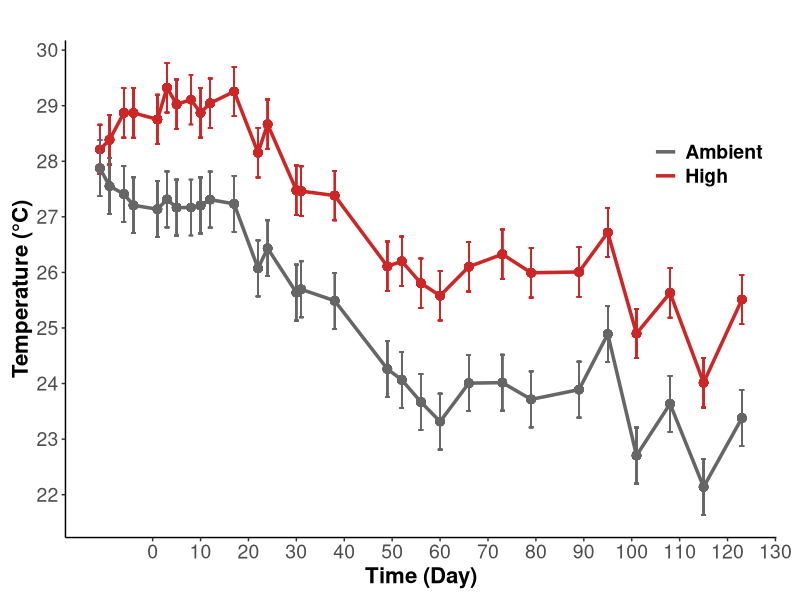
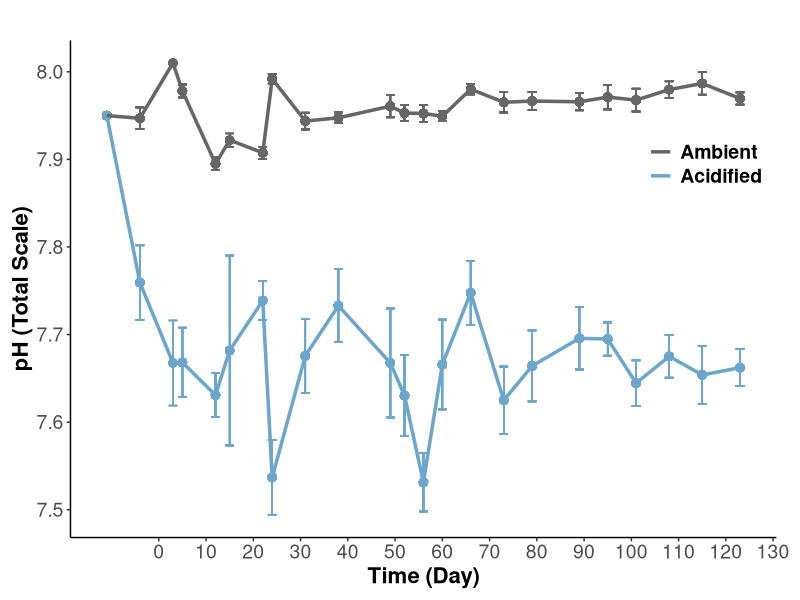
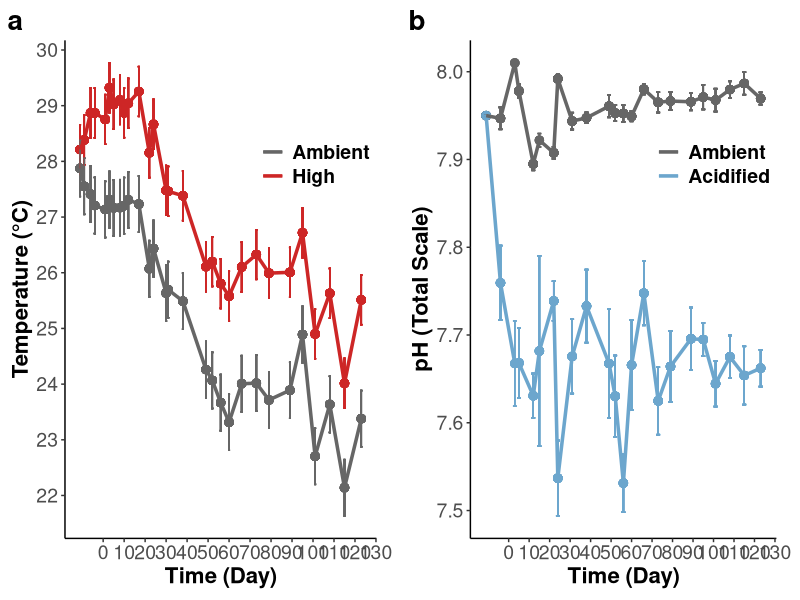

Here is the R script that generated these plots, in order: (Note: this script raises an error after producing the figures.)
## ---- chunk 1
rm(list=ls(all=TRUE))
results <- read.csv("Data/Urchin_ClimateChange_Data.csv", header=T, na.strings="NA")

library("tidyverse")
library("lme4") #linear mixed modeling
library("lmtest") #linear mixed modeling
library("lmerTest") #calculate p-values in models
library("car") #levenes tests
library("emmeans") #post-hoc tests
library("lsmeans") #post-hoc tests
library("plotrix") #calculate std.error
library("dplyr") 
library("cowplot") #grid plotting 
## ---- chunk 2

tempsummary<-results %>% 
  select("Day", "Temperature", "Temp") %>%
  drop_na(Temp) %>%
  group_by(Day, Temperature) %>%
  mutate(meanT = mean(Temp)) %>%
  group_by(Temperature) %>% 
  mutate(sd = sd(Temp)) %>%
  mutate(se = sd/sqrt(12)) 
  
  
tempplot<-ggplot(data=tempsummary, aes(Day, meanT, color = Temperature)) +
    geom_point(size = 2.5, show.legend=FALSE) +
    geom_errorbar(aes(ymin = meanT-se, ymax = meanT+se)) +
    geom_line(size=1.2) +
    scale_x_continuous(name="Time (Day)", breaks = seq(0,130, by = 10)) +
    scale_y_continuous(name="Temperature (°C)", breaks = seq(20,30, by = 1)) +
    scale_shape_discrete(name = NULL,
                         labels = c("Ambient", "High"))+
    scale_color_manual(name = NULL,
                       values = c("gray40", "firebrick3"),
                       labels = c("Ambient", "High")) +
    ggtitle("")+
    theme_classic() +
    theme(plot.margin=unit(c(0.3,0.6,0.3,0.3), "cm"))+
    theme(legend.margin = margin(0), 
          legend.position = c(.98,.8), 
          legend.justification = c("right", "top"),
          legend.background = element_blank(), 
          axis.title = element_text(size = 16, face="bold"),
          axis.text = element_text(size = 14), 
          plot.title = element_text(size=16, face="bold"),
          legend.text = element_text(size=14, face="bold"));tempplot
## ---- chunk 3

pHsummary<-results %>% 
  select("Day","pH", "pHspec") %>%
  drop_na(pHspec) %>%
  group_by(Day, pH) %>%
  mutate(meanpH = mean(pHspec)) %>%
  group_by(pH, meanpH) %>% 
  mutate(sd = sd(pHspec)) %>%
  mutate(se = sd/sqrt(12)) 
  
  
pHplot<-ggplot(data=pHsummary, aes(Day, meanpH, color = pH)) +
    geom_point(size = 2.5, show.legend=FALSE) +
    geom_errorbar(aes(ymin = meanpH-sd, ymax = meanpH+sd)) +
    geom_line(size=1.2) +
    scale_x_continuous(name="Time (Day)", breaks = seq(0,130, by = 10)) +
    scale_y_continuous(name="pH (Total Scale)", breaks = seq(7.5,8.1, by = .1)) +
    scale_shape_discrete(name = NULL,
                         labels = c("Low pH", "High pH"))+
    scale_color_manual(name = NULL,
                       values = c("skyblue3", "gray40"),
                       labels = c("Acidified", "Ambient"),
                       guide = guide_legend(reverse = TRUE)) +
    ggtitle("")+
    theme_classic() +
    theme(plot.margin=unit(c(0.3,0.6,0.3,0.3), "cm"))+
    theme(legend.margin = margin(0), 
          legend.position = c(.98,.8), 
          legend.justification = c("right", "top"),
          legend.background = element_blank(), 
          axis.title = element_text(size = 16, face="bold"),
          axis.text = element_text(size = 14), 
          plot.title = element_text(size=16, face="bold"),
          legend.text = element_text(size=14, face="bold"));pHplot
## ---- chunk 4

#Make plots in horizontal line with proper labeling of a and b

treatmentfig1<-plot_grid(tempplot, pHplot, labels = c("a", "b"), ncol=2, nrow=1, rel_heights= c(1,1), rel_widths = c(1,1), label_size = 20, label_y=1, align="h");treatmentfig1

ggsave(filename="Figures/20200611/TreatmentFig1.png", plot=treatmentfig1, dpi=300, width=16, height=6, units="in")

## ---- chunk 5
#### Growth Interaction Plot
##May need to adjust the p value for temp depending on which Anova() or anova() we use...

growthsummary<-results %>% 
  filter(Day==126) %>%
  select("pH", "Temperature","Growth") %>%
  drop_na(Growth) %>% 
  mutate(meanPct = Growth*100) %>%
  group_by(pH, Temperature) %>%
  summarise(mean = mean(meanPct), 
            N = length(meanPct),
            se = std.error(meanPct))
   
  
growthplot<-ggplot(data=growthsummary, aes(x=Temperature, y=mean, color = pH, group=interaction(Temperature,pH))) +
    geom_point(size = 3,  position=position_dodge(0.1)) +
    geom_line(aes(group=pH),  position=position_dodge(0.1)) +
    xlab("Temperature Treatment") +
    ylab("Total Growth (%)")+
    geom_errorbar(aes(ymin = mean-se, ymax = mean+se, width = 0.1), position=position_dodge(0.1)) +
    theme_bw() + 
    scale_x_discrete(limits=c("ambient", "heated"), 
                     label=c("Ambient", "High"))+
    scale_colour_manual(name = "pH Treatment",
                        values = c("skyblue3", "gray40"),
                        labels = c("Ambient", "Acidified")) +
    geom_text(x=1.5, y=125, label="p(pH)=0.61", size=6, color="darkgray") + 
    geom_text(x=1.5, y=100, label="p(Temperature)=0.04", size=6, color="black") + 
    geom_text(x=1.5, y=75, label="p(Interaction)=0.47", size=6, color="darkgray") + 
    ylim(0,450)+
    theme_classic()+
    theme(legend.position = "right", 
          legend.background = element_blank(), 
          axis.title = element_text(size = 16, face="bold"),
          axis.text = element_text(size = 14), 
          plot.title = element_text(size=16, face="bold"),
          legend.text = element_text(size=14), 
          legend.title = element_text(size=16, face="bold"));growthplot

#ggsave(filename="Figures/20200611/GrowthFig.png", plot=growthplot, dpi=300, width=8, height=6, units="in")

## ---- chunk 6
#### Tip and base calcification ratios

#base
basesummary<-results %>% 
  select("Temperature","pH","RatioSEM", "PartOfSpine") %>%
  filter(PartOfSpine=="Base")%>%
  drop_na(RatioSEM) %>% 
  group_by(pH, Temperature, PartOfSpine) %>%
  summarize(mean = mean(RatioSEM), se = std.error(RatioSEM), N = length(RatioSEM))
  
baseplot<- ggplot(data=basesummary, aes(x=Temperature, y=mean, color = pH, group=interaction(Temperature,pH))) +
    geom_point(size = 3,  position=position_dodge(0.1)) +
    geom_line(aes(group=pH),  position=position_dodge(0.1)) +
    xlab("Temperature Treatment") +
    ylab("Spine Base Calcification Ratio")+
    ylim(1,3.5)+
    geom_errorbar(aes(ymin = mean-se, ymax = mean+se, width = 0.1), position=position_dodge(0.1)) +
    theme_bw() + 
    scale_x_discrete(limits=c("ambient", "heated"), 
                     label=c("Ambient", "High"))+
    scale_colour_manual(name = "pH Treatment",
                        values = c("skyblue3", "gray40"),
                        labels = c("Acidified", "Ambient")) +
    geom_text(x=1.5, y=1.6, label="p(pH)=0.002", size=6, color="black") + 
    geom_text(x=1.5, y=1.4, label="p(Temperature)=0.16", size=6, color="darkgray") + 
    geom_text(x=1.5, y=1.2, label="p(Interaction)=0.54", size=6, color="darkgray") + 
    theme_classic()+
    theme(legend.position = "right", 
          legend.background = element_blank(), 
          axis.title = element_text(size = 16, face="bold"),
          axis.text = element_text(size = 14), 
          plot.title = element_text(size=16, face="bold"),
          legend.text = element_text(size=14), 
          legend.title = element_text(size=16, face="bold"));baseplot

ggsave(filename="Figures/20200611/BaseCalcificationFig.png", plot=baseplot, dpi=300, width=8, height=6, units="in")

#tip
tipsummary<-results %>% 
  select("Temperature","pH","RatioSEM", "PartOfSpine") %>%
  filter(PartOfSpine=="Tip")%>%
  drop_na(RatioSEM) %>% 
  group_by(pH, Temperature, PartOfSpine) %>%
  summarize(mean = mean(RatioSEM), se = std.error(RatioSEM), N = length(RatioSEM))

tipplot<-ggplot(data=tipsummary, aes(x=Temperature, y=mean, color = pH, group=interaction(Temperature,pH))) +
    geom_point(size = 3,  position=position_dodge(0.1)) +
    geom_line(aes(group=pH),  position=position_dodge(0.1)) +
    xlab("Temperature Treatment") +
    ylab("Spine Tip Calcification Ratio")+
    ylim(1,3.5)+
    geom_errorbar(aes(ymin = mean-se, ymax = mean+se, width = 0.1), position=position_dodge(0.1)) +
    theme_bw() + 
    scale_x_discrete(limits=c("ambient", "heated"), 
                     label=c("Ambient", "High"))+
    scale_colour_manual(name = "pH Treatment",
                        values = c("skyblue3", "gray40"),
                        labels = c("Acidified", "Ambient")) +
    geom_text(x=1.5, y=3.0, label="p(pH)=0.44", size=6, color="darkgray") + 
    geom_text(x=1.5, y=2.8, label="p(Temperature)=0.39", size=6, color="darkgray") + 
    geom_text(x=1.5, y=2.6, label="p(Interaction)=0.09", size=6, color="darkgray") + 
    theme_classic()+
    theme(legend.position = "none", #removed the legend for the tip, so when we align them horizontally we only have one legend.
          legend.background = element_blank(), 
          axis.title = element_text(size = 16, face="bold"),
          axis.text = element_text(size = 14), 
          plot.title = element_text(size=16, face="bold"),
          legend.text = element_text(size=14), 
          legend.title = element_text(size=16, face="bold"));tipplot

#ggsave(filename="Figures/20200611/TipCalcificationFig.png", plot=tipplot, dpi=300, width=8, height=6, units="in")
## ---- chunk 7

#Make plots of calcification at tip and base in horizontal line with proper labeling of a and b
#removed legend on the tip, so they can share the same one. But now they are different sizes...

calcificationfig1<-plot_grid(tipplot, baseplot, labels = c("a", "b"), ncol=2, nrow=1, rel_heights= c(1,1), rel_widths = c(1,1), label_size = 20, label_y=1, align="h");calcificationfig1

ggsave(filename="Figures/20200611/CalcificationFig1.png", plot=calcificationfig1, dpi=300, width=16, height=6, units="in")

## ---- chunk 8

length_summary<-results %>% 
  select("Temperature","pH","RatioLength", "Chosen") %>%
  drop_na(RatioLength) %>%
  mutate(Ratio = RatioLength/2) %>% 
  filter(Chosen == "yes") %>% 
  group_by(pH, Temperature) %>%
  summarize(mean = mean(Ratio), se = std.error(Ratio), N = length(Ratio))

  lengthplot<-ggplot(data=length_summary, aes(x=Temperature, y=mean, color = pH, group=interaction(Temperature,pH))) +
    geom_point(size = 3,  position=position_dodge(0.1)) +
    geom_line(aes(group=pH),  position=position_dodge(0.1)) +
    xlab("Temperature Treatment") +
    ylab("Spine Length : Diameter")+
    geom_errorbar(aes(ymin = mean-se, ymax = mean+se, width = 0.1), position=position_dodge(0.1)) +
    ylim(10,20) +
    theme_bw() + 
    geom_text(x=1.5, y=12.5, label="p(pH)=0.05", size=6, color="darkgray") + 
    geom_text(x=1.5, y=12, label="p(Temperature)=0.20", size=6, color="darkgray") + 
    geom_text(x=1.5, y=11.5, label="p(Interaction)=0.93", size=6, color="darkgray") + 
    scale_x_discrete(limits=c("ambient", "heated"), 
                     label=c("Ambient", "High"))+
    scale_colour_manual(name = "pH Treatment",
                        values = c("skyblue3", "gray40"),
                        labels = c("Acidified", "Ambient")) +
    #ylim(250,450)+
    theme_classic()+
    theme(legend.position = "right", 
          legend.background = element_blank(), 
          axis.title = element_text(size = 16, face="bold"),
          axis.text = element_text(size = 14), 
          plot.title = element_text(size=16, face="bold"),
          legend.text = element_text(size=14), 
          legend.title = element_text(size=16, face="bold"));lengthplot

ggsave(filename="Figures/20200611/LengthFig.png", plot=lengthplot, dpi=300, width=8, height=6, units="in")
## ---- chunk 9

droppedsummary<-results %>% 
  select("Temperature","pH","SpineCount") %>%
  drop_na(SpineCount) %>% 
  group_by(pH, Temperature) %>%
  summarize(mean = mean(SpineCount), se = std.error(SpineCount), N = length(SpineCount))

  dropplot<-ggplot(data=droppedsummary, aes(x=Temperature, y=mean, color = pH, group=interaction(Temperature,pH))) +
    geom_point(size = 3,  position=position_dodge(0.1)) +
    geom_line(aes(group=pH),  position=position_dodge(0.1)) +
    xlab("Temperature Treatment") +
    ylab("Dropped Spines")+
    geom_errorbar(aes(ymin = mean-se, ymax = mean+se, width = 0.1), position=position_dodge(0.1)) +
    ylim(0,30) +
    theme_bw() + 
    scale_x_discrete(limits=c("ambient", "heated"), 
                     label=c("Ambient", "High"))+
    scale_colour_manual(name = "pH Treatment",
                        values = c("skyblue3", "gray40"),
                        labels = c("Acidified", "Ambient")) +
    geom_text(x=1.5, y=11, label="p(pH)<0.001", size=6, color="black") + 
    geom_text(x=1.5, y=9, label="p(Temperature)=0.91", size=6, color="darkgray") + 
    geom_text(x=1.5, y=7, label="p(Interaction)=0.83", size=6, color="darkgray") +
    theme_classic()+
    theme(legend.position = "right", 
          legend.background = element_blank(), 
          axis.title = element_text(size = 16, face="bold"),
          axis.text = element_text(size = 14), 
          plot.title = element_text(size=16, face="bold"),
          legend.text = element_text(size=14), 
          legend.title = element_text(size=16, face="bold"));dropplot

ggsave(filename="Figures/20200611/DroppedSpinesFig.png", plot=dropplot, dpi=300, width=8, height=6, units="in")
## ---- chunk 10


structure <- read.csv("Data/Urchin_ClimateChange_Structure.csv", header=T, na="NA")

structure %>% 
  select("Temperature", "pH", "PcntUnorganized") %>% 
  drop_na(PcntUnorganized) %>% 

  ggplot(aes(x=Temperature, y=PcntUnorganized, color = pH, group=interaction(Temperature,pH))) +
    geom_point(size = 3,  position=position_dodge(0.1)) +
    geom_line(aes(group=pH),  position=position_dodge(0.1)) +
    xlab("Temperature Treatment") +
    ylab("Percent Unorganized")+
    #geom_errorbar(aes(ymin = mean-se, ymax = mean+se, width = 0.1), position=position_dodge(0.1)) +
    ylim(0,100) +
    theme_bw() + 
    scale_x_discrete(limits=c("Ambient", "Heated"), 
                     label=c("Ambient", "High"))+
    scale_colour_manual(name = "pH Treatment",
                        values = c("skyblue3", "gray40"),
                        labels = c("Acidified", "Ambient")) +
    theme_classic()+
    theme(legend.position = "right", 
          legend.background = element_blank(), 
          axis.title = element_text(size = 16, face="bold"),
          axis.text = element_text(size = 14), 
          plot.title = element_text(size=16, face="bold"),
          legend.text = element_text(size=14), 
          legend.title = element_text(size=16, face="bold"))
